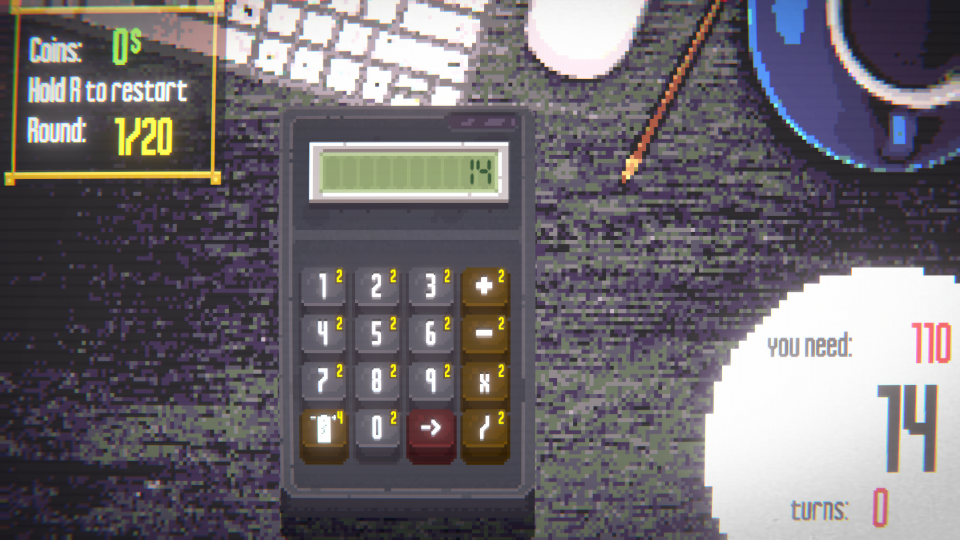
#> input picture test_img/__screen.png, 1920 x 1080 px (shown at 1/2 size)
$ python image_recognition_cv.py
#> lines starting #> are read from the running program, lines starting #| are printed output that depends on the picture; after the words box and inside, x2 and y2 are one past the last pixel; in counts of white or black regions, pixels touching at a corner belong together
import cv2 as cv
import numpy as np
import pyautogui
from PIL import ImageGrab


def grab_game_screen():
    if DEBUG:
        img = cv.imread('test_img/__screen.png')
#> img is the input picture: shape (1080, 1920, 3); mean B, G, R 111, 106.1, 111
        # cv.imshow("debug", img)
        # cv.waitKey(0)
        return img

    coin_screen_anchor = pyautogui.locateOnScreen('img/coins/coins-base.png', confidence=0.7)
    screen_box = (
        int(coin_screen_anchor.left - 57),
        int(coin_screen_anchor.top - 68),
        int(coin_screen_anchor.left - 57) + 1920,
        int(coin_screen_anchor.top - 68) + 1080
    )

    screen = np.array(ImageGrab.grab(bbox=(screen_box)))
    print(len(screen))
    rgb = cv.cvtColor(screen, cv.COLOR_BGR2RGB)

    if DEBUG:
        cv.imshow("debug", rgb)
        cv.waitKey(0)

    return rgb


def detect_coins():
    img = grab_game_screen()

    # Convert to HSV model to highlight green areas
    # H: 25 - 65 °
    # S: 50 - 100 %
    # V: 65 - 95 %
    hsv = cv.cvtColor(img, cv.COLOR_BGR2HSV)
#> hsv: shape (1080, 1920, 3); mean H, S, V 106.7, 46.8, 119.5
    mask = cv.inRange(hsv, (25, 124, 165), (65, 255, 243))
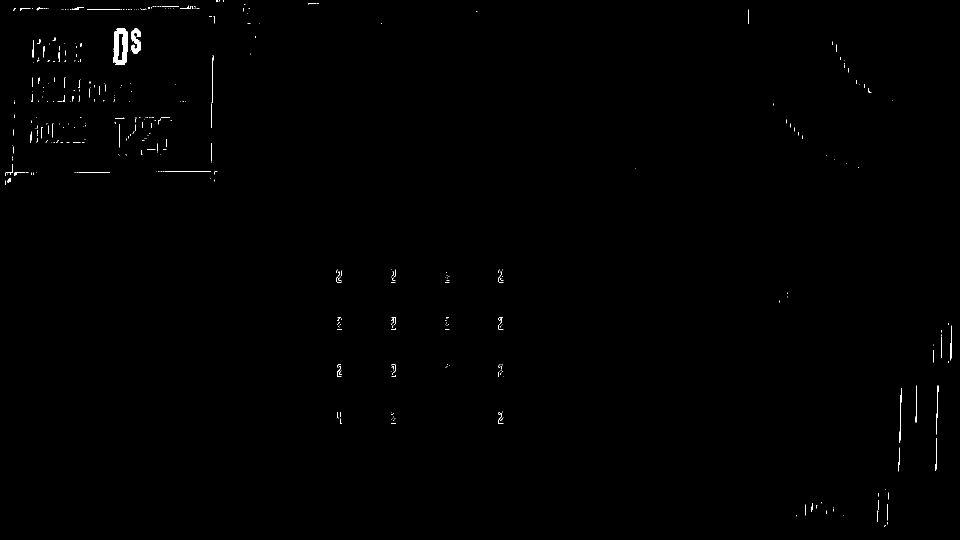
#> mask: shape (1080, 1920) (shown at 1/2 size); 0.29% white; 388 white regions (339 under 20 px), largest, box (x1, y1, x2, y2) and area: (226, 57, 256, 130) 1424, (262, 57, 282, 107) 613, (1799, 776, 1803, 886) 158

    # Erosion / dilation to get rid of thin lines
    square = np.ones((5, 5), np.uint8)
    mask = cv.erode(mask, square, iterations=1)
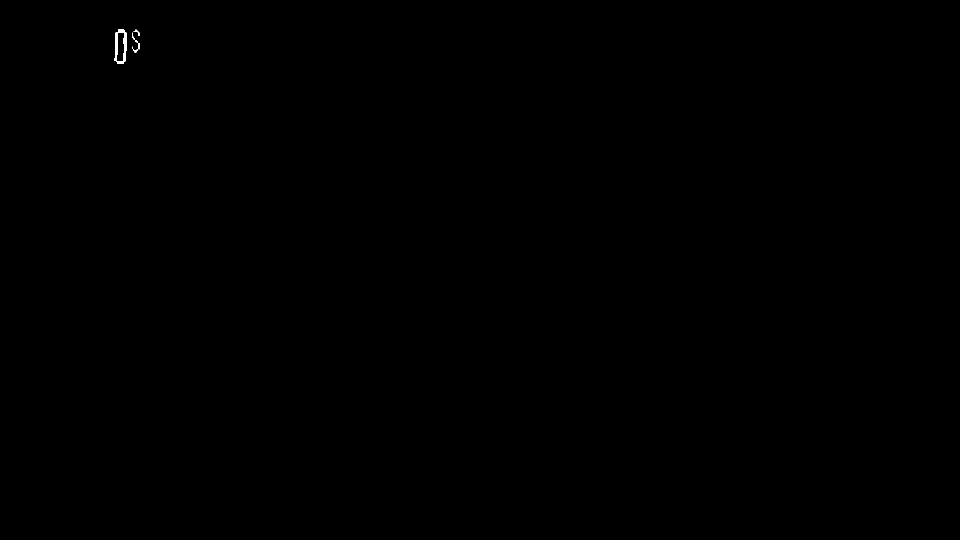
#> mask: shape (1080, 1920) (shown at 1/2 size); 0.04% white; 6 white regions (1 under 20 px), largest, box (x1, y1, x2, y2) and area: (229, 59, 253, 128) 743, (267, 59, 280, 72) 57, (270, 81, 280, 99) 44, (266, 99, 276, 105) 34, (265, 65, 270, 80) 22
    mask = cv.dilate(mask, square, iterations=1)
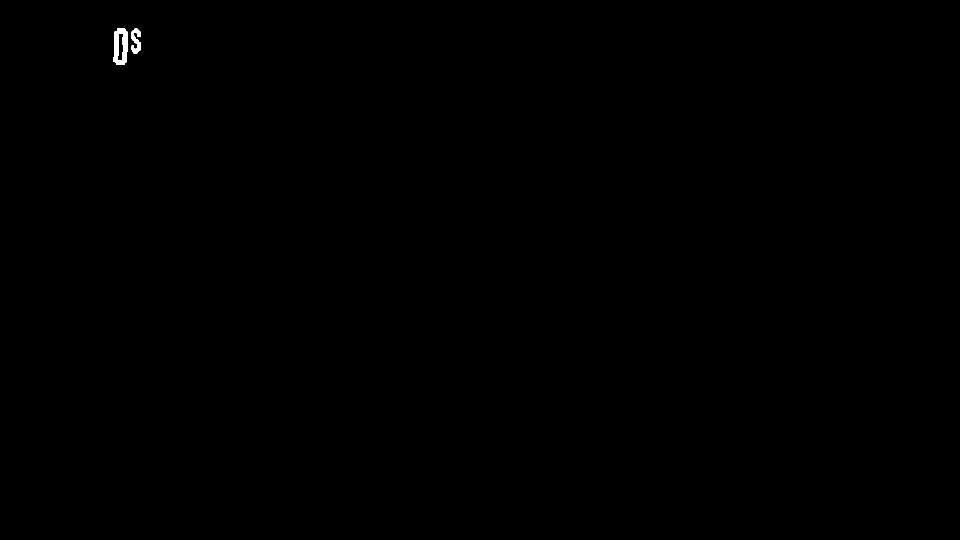
#> mask: shape (1080, 1920) (shown at 1/2 size); 0.1% white; 2 white regions

    # Find bounding boxes of each symbol
    bounding_boxes = []
    contours, _ = cv.findContours(mask, cv.RETR_EXTERNAL, cv.CHAIN_APPROX_SIMPLE)
#> contours = 2 contours; box (x1, y1, x2, y2) and area: (227, 57, 255, 130) 1758, (263, 57, 282, 107) 494
    for contour in contours:
        x, y, w, h = cv.boundingRect(contour)
        bounding_boxes.append((x, y, w, h))
        cv.rectangle(img, (x, y), (x + w, y + h), (255, 0, 0), 2)
#> this loop made 2 passes
#> (x, y, w, h) on passes 1 to 2: (263, 57, 19, 50), (227, 57, 28, 73)
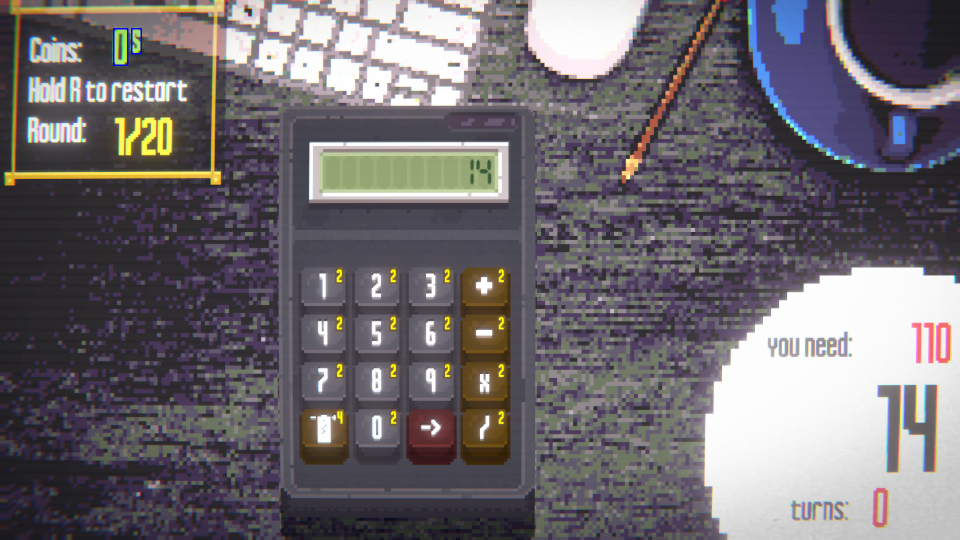
#> img: shape (1080, 1920, 3) (shown at 1/2 size); 0.05% of pixels changed, all inside (x1, y1, x2, y2) = (226, 56, 284, 132)
#> after the loop, bounding_boxes = [(263, 57, 19, 50), (227, 57, 28, 73)]

    cv.imshow("debug", img)
    cv.waitKey(0)

    return None

    detected_digits = {}
    for digit in range(10):
        for box in _locate_all_no_overlap(f'img/coins/{str(digit)}.png', money_bounding_box, 0.95):
            detected_digits.update({int(box.left): str(digit)})

    money = ''
    for k, v in sorted(detected_digits.items()):
        money = money + v
    return int(money)


def test():
    # grab_game_screen()
    detect_coins()


if __name__ == '__main__':
    DEBUG = True
    test()
